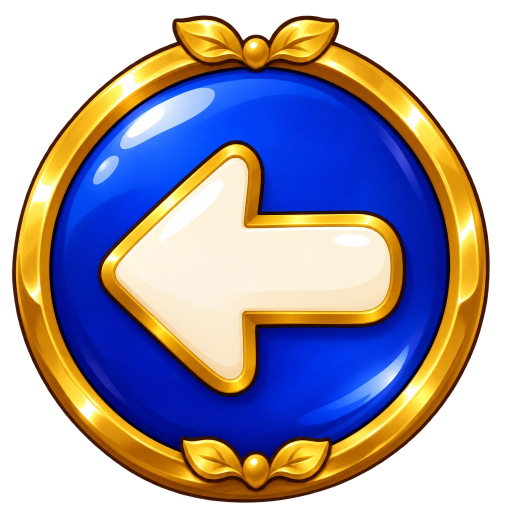
#> input picture wings-of-wonder/scripts/art-source/ui/back.webp, 1024 x 1024 px, found by its file name (shown at 1/2 size)
$ python build-ui-icons.py
#> lines starting #> are read from the running program, lines starting #| are printed output that depends on the picture; after the words box and inside, x2 and y2 are one past the last pixel; in counts of white or black regions, pixels touching at a corner belong together
#!/usr/bin/env python3
"""Shared UI icons painted for the game. The Back button (src/assets/generated/ui-back.webp, 384 px)
and the checkbox (ui-check-on / ui-check-off, 192 px).

    python3 scripts/build-ui-icons.py
"""
from pathlib import Path
from PIL import Image
import numpy as np

SRC = Path('scripts/art-source/ui'); OUT = Path('src/assets/generated')
a = np.array(Image.open(SRC/'back.webp').convert('RGBA')); a[..., 3] = np.where(a[..., 3] < 24, 0, a[..., 3]); a[a[..., 3] == 0] = 0
#> further down, a is the input picture: shape (1024, 1024, 4); mean R, G, B, A 104.8, 89.3, 91.5, 172.1
#> after `a[..., 3] = np.where(a[..., 3] < 24, 0, a[..., 3])`: a: shape (1024, 1024, 4); 0.67% of pixels changed, all inside (x1, y1, x2, y2) = (0, 25, 1000, 1020)
icon = Image.fromarray(a); icon = icon.crop(icon.getbbox()); side = max(icon.size); tile = Image.new('RGBA', (side, side))
#> after `icon = icon.crop(icon.getbbox())`:
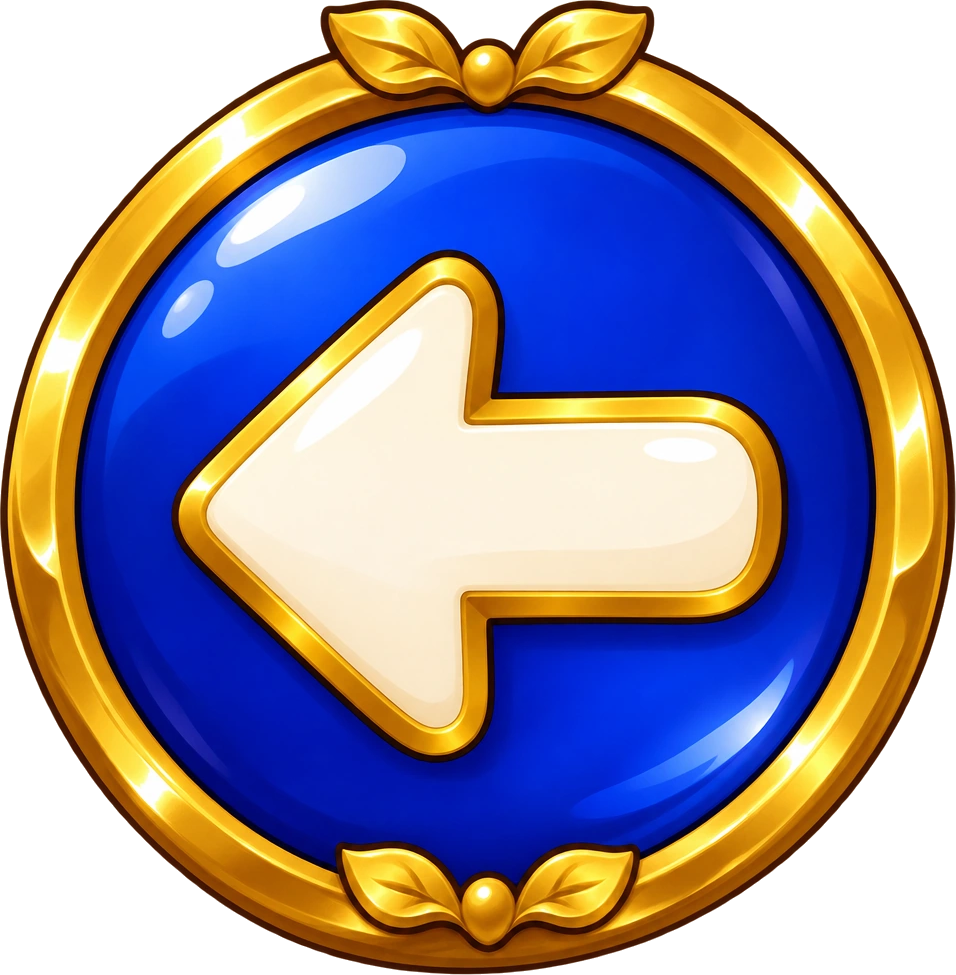
#> icon: PIL image 956x975 RGBA; mean R, G, B, A 94, 86.9, 101.2, 193.6; transparent parts drawn white
#> after `side = max(icon.size)`: side = 975
#> after `tile = Image.new('RGBA', (side, side))`: tile: PIL image 975x975 RGBA; every value is 0
tile.alpha_composite(icon, ((side-icon.width)//2, (side-icon.height)//2)); tile = tile.resize((384, 384), Image.Resampling.LANCZOS)
#> after `tile.alpha_composite(icon, ((side - icon.width) // 2, (side - icon.hei`:
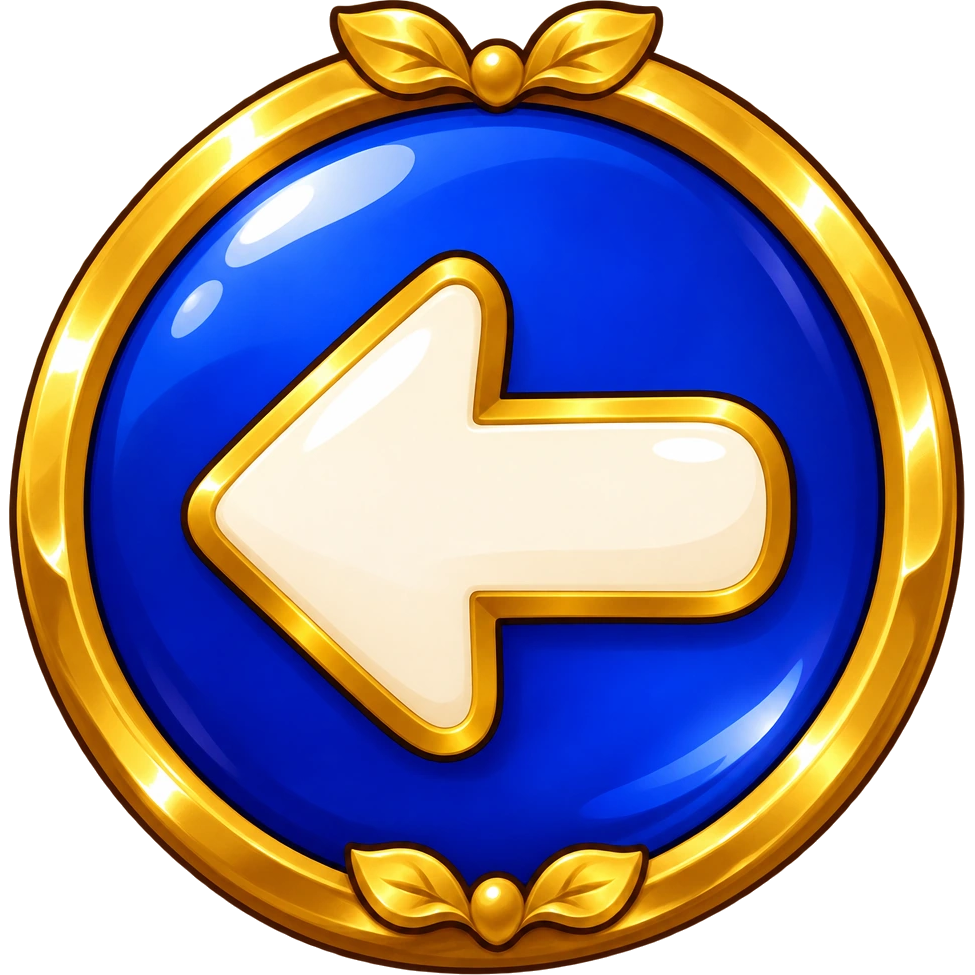
#> tile: PIL image 975x975 RGBA; mean R, G, B, A 92.2, 85.2, 99.2, 189.8; transparent parts drawn white
#> after `tile = tile.resize((384, 384), Image.Resampling.LANCZOS)`:
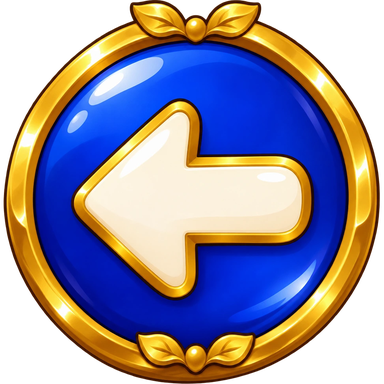
#> tile: PIL image 384x384 RGBA; mean R, G, B, A 92.7, 85.1, 99, 189.8; transparent parts drawn white
#> (the run stopped early here; a loop or call above may not have finished)

$ run again, with wings-of-wonder/scripts/art-source/ui/profile-plate-v1.webp copied over wings-of-wonder/scripts/art-source/ui/back.webp
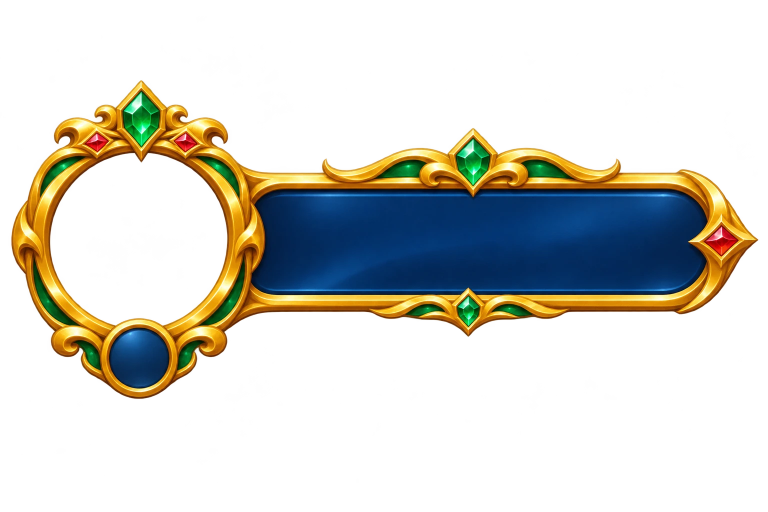
#> input picture wings-of-wonder/scripts/art-source/ui/profile-plate-v1.webp, 1536 x 1024 px, found by its file name (shown at 1/2 size)
#> a is the input picture: shape (1024, 1536, 4); mean R, G, B, A 65, 52.2, 23.1, 66.8
#> a: shape (1024, 1536, 4); 3.58% of pixels changed, all inside (x1, y1, x2, y2) = (0, 0, 1524, 1024)
#> `icon = icon.crop(icon.getbbox())`:
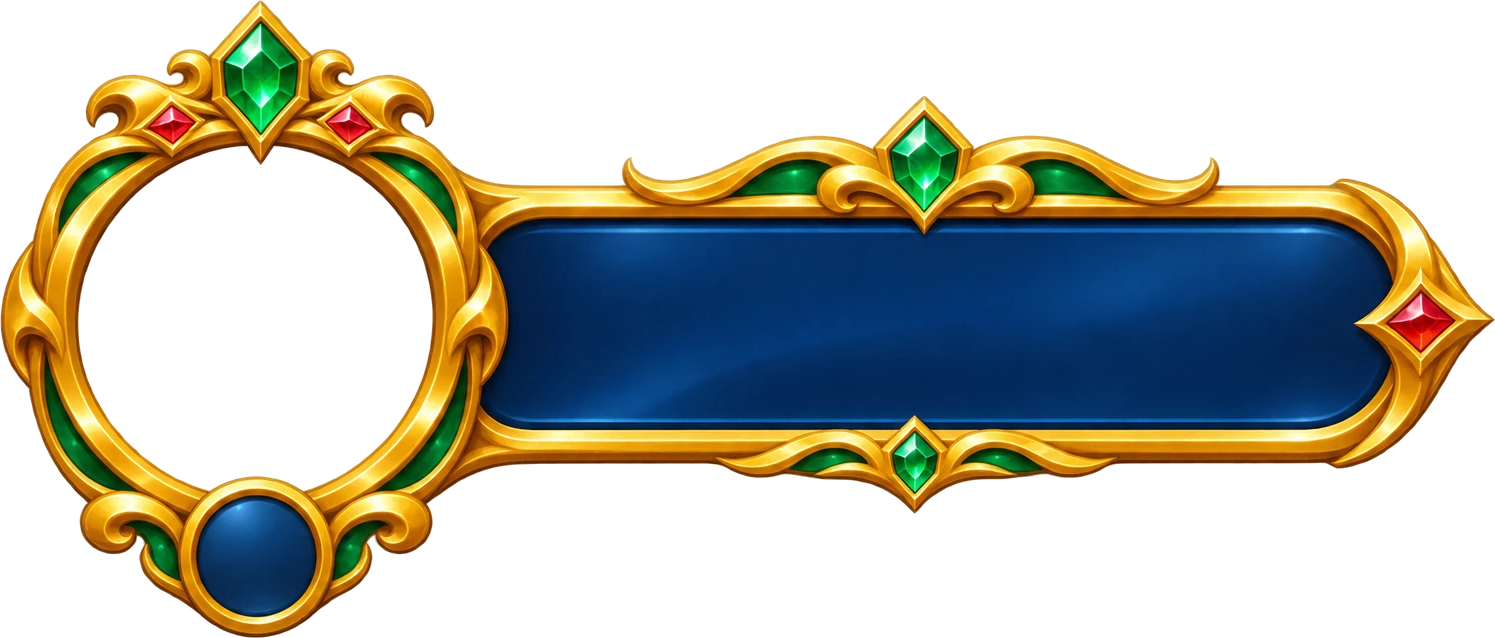
#> icon: PIL image 1495x638 RGBA; mean R, G, B, A 42.7, 42, 29.5, 110; transparent parts drawn white
#> `tile = tile.resize((384, 384), Image.Resampling.LANCZOS)`:
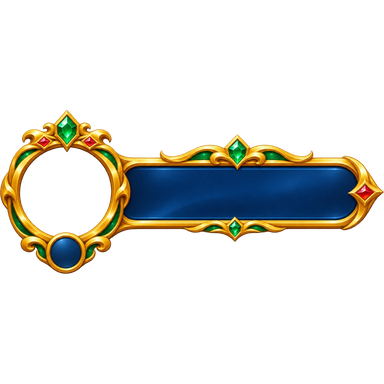
#> tile: PIL image 384x384 RGBA; mean R, G, B, A 20, 18.8, 12.6, 47; transparent parts drawn white

$ run again, with wings-of-wonder/scripts/art-source/ui/profile-plate.webp copied over wings-of-wonder/scripts/art-source/ui/back.webp
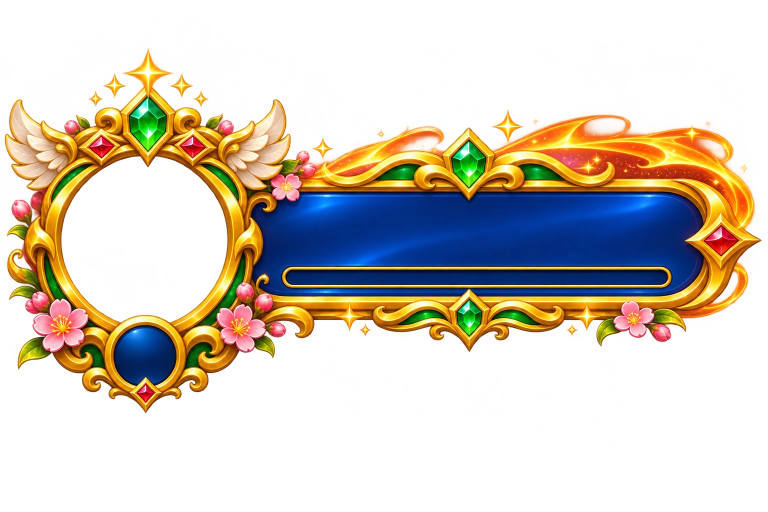
#> input picture wings-of-wonder/scripts/art-source/ui/profile-plate.webp, 1536 x 1024 px, found by its file name (shown at 1/2 size)
#> a is the input picture: shape (1024, 1536, 4); mean R, G, B, A 118.2, 91.6, 53.2, 87.8
#> a: shape (1024, 1536, 4); 12.25% of pixels changed, all inside (x1, y1, x2, y2) = (0, 0, 1536, 1024)
#> `icon = icon.crop(icon.getbbox())`:
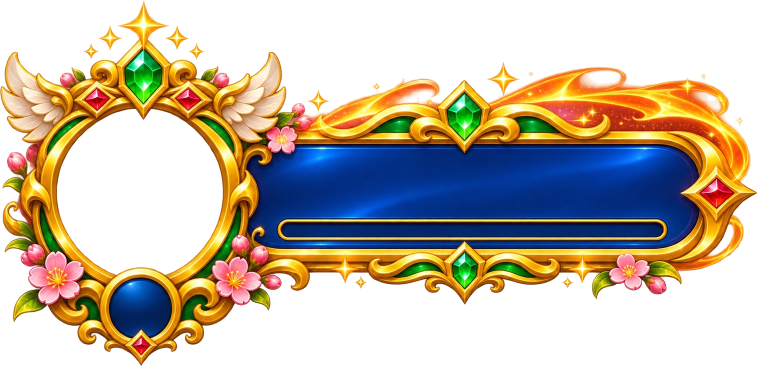
#> icon: PIL image 1514x731 RGBA (shown at 1/2 size); mean R, G, B, A 68.8, 56.2, 38.1, 124.5; transparent parts drawn white
#> `tile = tile.resize((384, 384), Image.Resampling.LANCZOS)`:
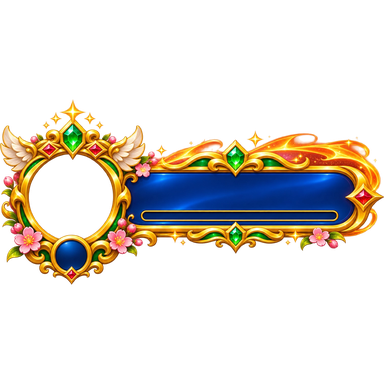
#> tile: PIL image 384x384 RGBA; mean R, G, B, A 36.3, 28.7, 18.6, 60.2; transparent parts drawn white
